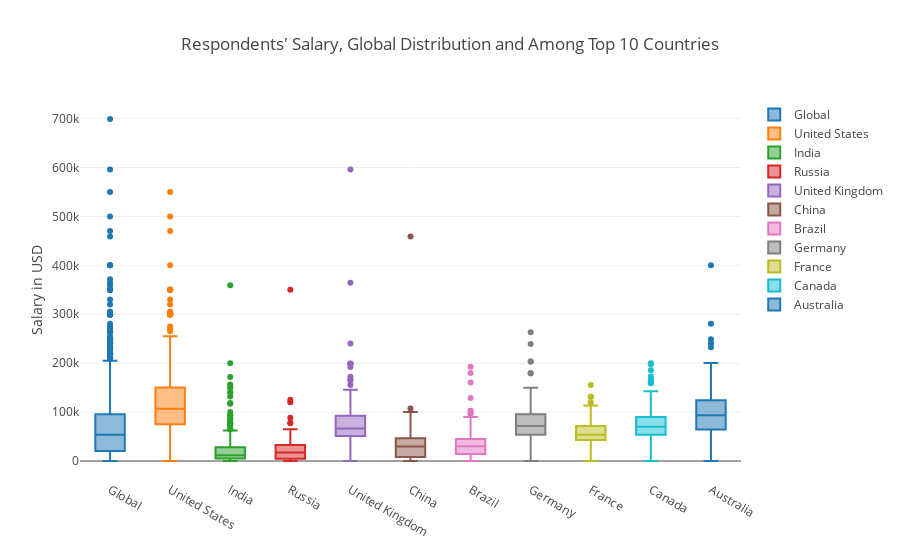

The notebook cell saved with this chart:
### Code cell
trace0 = go.Box(
    y=salary_df["Salary"],
    boxpoints = 'outliers',
    name = 'Global'
)

trace1 = go.Box(
    y=salary_df[salary_df.Country == top_country[0]]["Salary"],
    boxpoints = 'outliers',
    name = top_country[0]
)

trace2 = go.Box(
    y=salary_df[salary_df.Country == top_country[1]]["Salary"],
    boxpoints = 'outliers',
    name = top_country[1]
)

trace3 = go.Box(
    y=salary_df[salary_df.Country == top_country[2]]["Salary"],
    boxpoints = 'outliers',
    name = top_country[2]
)
trace4 = go.Box(
    y=salary_df[salary_df.Country == top_country[3]]["Salary"],
    boxpoints = 'outliers',
    name = top_country[3]
)
trace5 = go.Box(
    y=salary_df[salary_df.Country == top_country[4]]["Salary"],
    boxpoints = 'outliers',
    name = 'China'
)
trace6 = go.Box(
    y=salary_df[salary_df.Country == top_country[5]]["Salary"],
    boxpoints = 'outliers',
    name = top_country[5]
)
trace7 = go.Box(
    y=salary_df[salary_df.Country == top_country[6]]["Salary"],
    boxpoints = 'outliers',
    name = top_country[6]
)
trace8 = go.Box(
    y=salary_df[salary_df.Country == top_country[7]]["Salary"],
    boxpoints = 'outliers',
    name = top_country[7]
)
trace9 = go.Box(
    y=salary_df[salary_df.Country == top_country[8]]["Salary"],
    boxpoints = 'outliers',
    name = top_country[8]
)
trace10 = go.Box(
    y=salary_df[salary_df.Country == top_country[9]]["Salary"],
    boxpoints = 'outliers',
    name = top_country[9]
)
data = [trace0, trace1, trace2, trace3, trace4, trace5, trace6, trace7, trace8, trace9, trace10]

layout = go.Layout(
    title = "Respondents' Salary, Global Distribution and Among Top 10 Countries",
    yaxis=dict(title="Salary in USD")
)

fig = dict( data=data, layout=layout )
plotly.offline.iplot(fig, validate=False, filename='SalaryDistribution')

# Save the imSalary
plotly.plotly.image.save_as(fig, filename='SalaryDistribution.png')

### Figure 1 — Plotly figure (JSON) as saved in the notebook; plotly's stock layout.template omitted (floating-point values rounded to 4 significant figures; data arrays with more than 128 entries replaced by an {"elided": "..."} marker saying what was removed)
{"data": [{"boxpoints": "outliers", "name": "Global", "type": "box", "y": {"elided": "4361 float values"}}, {"boxpoints": "outliers", "name": "United States", "type": "box", "y": {"elided": "1218 float values"}}, {"boxpoints": "outliers", "name": "India", "type": "box", "y": {"elided": "498 float values"}}, {"boxpoints": "outliers", "name": "Russia", "type": "box", "y": {"elided": "156 float values"}}, {"boxpoints": "outliers", "name": "United Kingdom", "type": "box", "y": {"elided": "166 float values"}}, {"boxpoints": "outliers", "name": "China", "type": "box", "y": [20000, 1200, 70000, 8000, 100000, 900, 40000, 27540, 45900, 38250, 91800, 45900, 27540, 36720, 26010, 3060, 42840, 45900, 45900, 29070, 61200, 48960, 1224, 24480, 107100, 13770, 3.06, 15300, 30600, 68850, 19890, 1836, 3060, 30600, 22950, 3825, 26010, 48960, 33660, 6579, 76500, 45900, 30600, 76500, 24480, 12240, 459000, 14688, 15300, 9180, 45900, 45900, 39780, 18360, 61200, 61200, 45900, 47430, 12240, 61200, 61200, 97920, 33660, 30600, 6120, 3978, 53550, 1361.0, 5445.0, 0, 517.8, 7985.0, 107.5, 179.1, 0.8956, 80000.0]}, {"boxpoints": "outliers", "name": "Brazil", "type": "box", "y": {"elided": "137 float values"}}, {"boxpoints": "outliers", "name": "Germany", "type": "box", "y": {"elided": "147 float values"}}, {"boxpoints": "outliers", "name": "France", "type": "box", "y": {"elided": "143 float values"}}, {"boxpoints": "outliers", "name": "Canada", "type": "box", "y": [85000, 90000, 160000, 200000, 30000, 110, 107600.0, 38562, 61780.0, 126800.0, 164700.0, 61780.0, 57660.0, 57660.0, 24710.0, 59310.0, 57660.0, 159000.0, 74130.0, 142500.0, 74130.0, 80310.0, 82370.0, 10710.0, 61780.0, 74130.0, 61780.0, 49420.0, 197700.0, 94720.0, 55190.0, 51890.0, 70010.0, 65900.0, 53540.0, 88130.0, 68370.0, 49420.0, 0, 100500.0, 21420.0, 173000.0, 57660.0, 74130.0, 82370.0, 88130.0, 61780.0, 84020.0, 90610.0, 24710.0, 20590.0, 98840.0, 45300.0, 49420.0, 98840.0, 74130.0, 0, 70010.0, 47770.0, 115300.0, 82370.0, 115300.0, 67540.0, 111200.0, 82370.0, 82370.0, 65900.0, 49420.0, 28830.0, 98840.0, 58480.0, 61780.0, 41180.0, 74130.0, 20590.0, 53540.0, 74130.0, 53540.0, 53540.0, 82370.0, 82370.0, 82370.0, 86490.0, 70010.0, 37070.0, 68370.0, 185300.0, 41180.0, 72070.0, 58480.0, 16470.0, 160600.0, 123600.0, 88960.0, 98840.0, 70010.0, 28830.0, 74130.0, 53540.0, 24710.0, 65900.0, 123600.0, 55190.0, 65900.0, 65900.0, 9884.0, 107100.0, 103000.0, 17700.0, 123600.0, 61780.0, 0, 84840.0, 87310.0, 41180.0, 164700.0, 164700.0, 123600.0]}, {"boxpoints": "outliers", "name": "Australia", "type": "box", "y": [80000, 400000, 64180.0, 240700.0, 100300.0, 120300.0, 62580.0, 160500.0, 21660.0, 112300.0, 280800.0, 93070.0, 200600.0, 52150.0, 96280.0, 80230.0, 109900.0, 184500.0, 72210.0, 96280.0, 53750.0, 70600.0, 72.21, 120300.0, 160500.0, 144400.0, 68200.0, 200600.0, 19260.0, 80230.0, 200600.0, 104300.0, 132400.0, 105500.0, 44130.0, 120300.0, 68200.0, 117900.0, 133200.0, 160500.0, 80230.0, 96280.0, 56160.0, 136400.0, 128400.0, 120300.0, 60170.0, 69000.0, 104300.0, 88.25, 100.3, 78630.0, 248700.0, 48140.0, 109900.0, 40120.0, 56160.0, 128400.0, 64180.0, 56160.0, 200600.0, 124400.0, 64180.0, 104300.0, 52150.0, 62580.0, 120300.0, 60170.0, 64180.0, 108300.0, 80230.0, 88250.0, 96280.0, 52150.0, 80230.0, 80230.0, 80230.0, 77020.0, 60170.0, 60170.0, 48140.0, 56160.0, 128400.0, 200600.0, 93870.0, 92270.0, 144400.0, 144400.0, 128400.0, 84240.0, 24070.0, 67390.0, 88250.0, 120300.0, 80230.0, 96280.0, 232700.0, 200600.0, 112300.0, 77820.0, 112300.0, 100300.0, 136400.0, 80230.0, 111500.0, 128400.0, 104300.0, 88250.0, 20860.0, 9372.0]}], "layout": {"title": "Respondents' Salary, Global Distribution and Among Top 10 Countries", "yaxis": {"title": "Salary in USD"}}}
